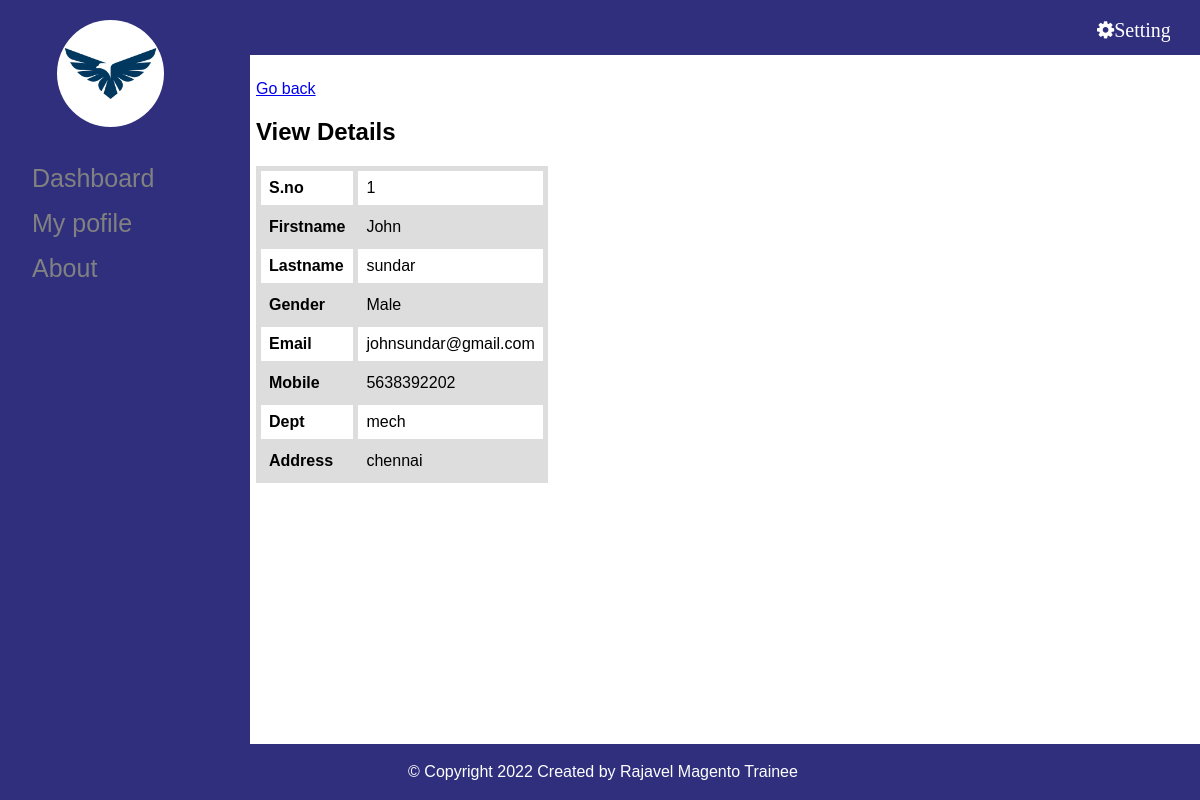
The page /viewdetails_stud.php?id=1 on the database its author committed.
### tables this page shows
CREATE TABLE `student` (
  `id` int(100) NOT NULL,
  `fname` varchar(100) NOT NULL,
  `lname` varchar(100) NOT NULL,
  `email` varchar(100) NOT NULL,
  `mobile` varchar(100) NOT NULL,
  `gender` varchar(100) NOT NULL,
  `dept` varchar(100) NOT NULL,
  `address` varchar(100) NOT NULL
);

### viewdetails_stud.php (the view, shortened to what this page needs)
<?php session_start();
include("module.php");?>
<html>
    <head> <title> View details </title>
    <link rel="stylesheet" href="https://cdnjs.cloudflare.com/ajax/libs/font-awesome/4.7.0/css/font-awesome.min.css">
     </head>
   <body>
        <?php
                require('db.php');
                $id=$_GET['id'];
                $query="SELECT*FROM student WHERE id=$id";
                $connect=mysqli_query($conn,$query);
                $row=mysqli_fetch_assoc($connect);
            ?>
        <div style="margin-left: 256px;">
            <a href='staffdetails.php'>Go back</a>
            <h2> View Details </h2>
         <div>
                <table>
                        <tr><th>S.no</th><td><?=$row['id'];?></td></tr>
                        <tr><th>Firstname</th><td><?=$row['fname'];?></td></tr>
                        <tr><th>Lastname</th><td><?=$row['lname'];?></td></tr>
                        <tr><th>Gender</th><td><?=$row['gender'];?></td></tr>
                        <tr><th>Email</th><td><?=$row['email'];?></td></tr>
                        <tr><th>Mobile</th><td><?=$row['mobile'];?></td></tr>
                        <tr><th>Dept</th><td><?=$row['dept'];?></td></tr>
                        <tr><th>Address</th><td><?=$row['address'];?></td></tr>
                </table>
        </div>
     </div>
      </html>

### module.php (style rules this page uses)
body { font-family: "Lato", sans-serif; }
body { margin: 0; font-family: Arial, Helvetica, sans-serif; }

### viewdetails_stud.php (style rules this page uses)
table { font-family: arial, sans-serif; border-collapse: collapse; width: 20%; }
td, th { border: 5px solid #dddddd; text-align: left; padding: 8px; }
tr:nth-child(even) { background-color: #dddddd; }

### rows shown on the page
student: id "1", fname "John", lname "sundar", gender "Male", email "johnsundar@gmail.com", mobile "5638392202", dept "mech", address "chennai"
